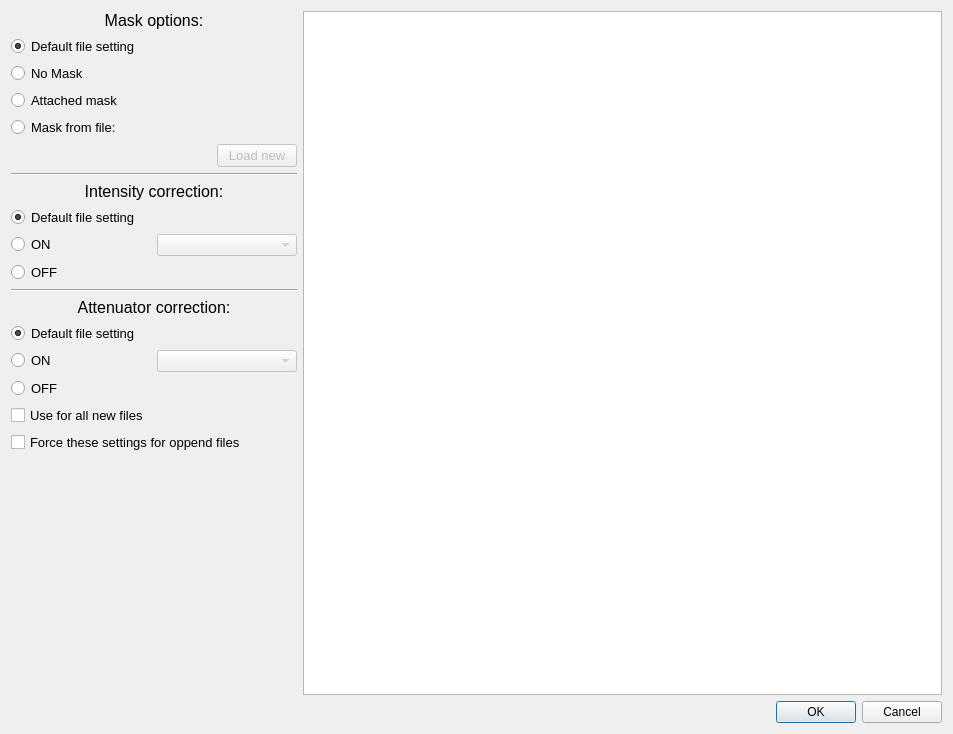
<?xml version="1.0" encoding="UTF-8"?>
<ui version="4.0">
 <class>ImageSetup</class>
 <widget class="QDialog" name="ImageSetup">
  <property name="geometry">
   <rect>
    <x>0</x>
    <y>0</y>
    <width>953</width>
    <height>734</height>
   </rect>
  </property>
  <property name="windowTitle">
   <string>Dialog</string>
  </property>
  <layout class="QVBoxLayout" name="verticalLayout_2">
   <item>
    <layout class="QHBoxLayout" name="horizontalLayout" stretch="0,1">
     <item>
      <layout class="QVBoxLayout" name="verticalLayout">
       <item>
        <widget class="QLabel" name="label">
         <property name="font">
          <font>
           <pointsize>12</pointsize>
          </font>
         </property>
         <property name="text">
          <string>Mask options:</string>
         </property>
         <property name="alignment">
          <set>Qt::AlignCenter</set>
         </property>
        </widget>
       </item>
       <item>
        <layout class="QHBoxLayout" name="horizontalLayout_5">
         <item>
          <widget class="QRadioButton" name="rb_default">
           <property name="font">
            <font>
             <pointsize>10</pointsize>
            </font>
           </property>
           <property name="text">
            <string>Default file setting</string>
           </property>
           <property name="checked">
            <bool>true</bool>
           </property>
           <attribute name="buttonGroup">
            <string notr="true">bg_mask_option</string>
           </attribute>
          </widget>
         </item>
         <item>
          <widget class="QLabel" name="lb_defalut_mask">
           <property name="font">
            <font>
             <pointsize>10</pointsize>
            </font>
           </property>
           <property name="text">
            <string/>
           </property>
          </widget>
         </item>
        </layout>
       </item>
       <item>
        <widget class="QRadioButton" name="rb_no_mask">
         <property name="font">
          <font>
           <pointsize>10</pointsize>
          </font>
         </property>
         <property name="text">
          <string>No Mask</string>
         </property>
         <property name="checked">
          <bool>false</bool>
         </property>
         <attribute name="buttonGroup">
          <string notr="true">bg_mask_option</string>
         </attribute>
        </widget>
       </item>
       <item>
        <widget class="QRadioButton" name="rb_attached">
         <property name="font">
          <font>
           <pointsize>10</pointsize>
          </font>
         </property>
         <property name="text">
          <string>Attached mask</string>
         </property>
         <attribute name="buttonGroup">
          <string notr="true">bg_mask_option</string>
         </attribute>
        </widget>
       </item>
       <item>
        <widget class="QRadioButton" name="rb_file">
         <property name="font">
          <font>
           <pointsize>10</pointsize>
          </font>
         </property>
         <property name="text">
          <string>Mask from file:</string>
         </property>
         <attribute name="buttonGroup">
          <string notr="true">bg_mask_option</string>
         </attribute>
        </widget>
       </item>
       <item>
        <layout class="QHBoxLayout" name="horizontalLayout_2">
         <item>
          <widget class="QLabel" name="lb_mask_file">
           <property name="minimumSize">
            <size>
             <width>200</width>
             <height>0</height>
            </size>
           </property>
           <property name="text">
            <string/>
           </property>
          </widget>
         </item>
         <item>
          <widget class="QPushButton" name="but_load_mask">
           <property name="enabled">
            <bool>false</bool>
           </property>
           <property name="font">
            <font>
             <pointsize>10</pointsize>
            </font>
           </property>
           <property name="text">
            <string>Load new</string>
           </property>
          </widget>
         </item>
        </layout>
       </item>
       <item>
        <widget class="Line" name="line">
         <property name="orientation">
          <enum>Qt::Horizontal</enum>
         </property>
        </widget>
       </item>
       <item>
        <widget class="QLabel" name="label_2">
         <property name="font">
          <font>
           <pointsize>12</pointsize>
          </font>
         </property>
         <property name="text">
          <string>Intensity correction:</string>
         </property>
         <property name="alignment">
          <set>Qt::AlignCenter</set>
         </property>
        </widget>
       </item>
       <item>
        <layout class="QHBoxLayout" name="horizontalLayout_4">
         <item>
          <widget class="QRadioButton" name="rb_inten_deafult">
           <property name="font">
            <font>
             <pointsize>10</pointsize>
            </font>
           </property>
           <property name="text">
            <string>Default file setting</string>
           </property>
           <property name="checked">
            <bool>true</bool>
           </property>
           <attribute name="buttonGroup">
            <string notr="true">bg_intensity</string>
           </attribute>
          </widget>
         </item>
         <item>
          <widget class="QLabel" name="lb_defalut_intensity">
           <property name="font">
            <font>
             <pointsize>10</pointsize>
            </font>
           </property>
           <property name="text">
            <string/>
           </property>
          </widget>
         </item>
        </layout>
       </item>
       <item>
        <layout class="QHBoxLayout" name="horizontalLayout_3">
         <item>
          <widget class="QRadioButton" name="rb_inten_on">
           <property name="font">
            <font>
             <pointsize>10</pointsize>
            </font>
           </property>
           <property name="text">
            <string>ON</string>
           </property>
           <attribute name="buttonGroup">
            <string notr="true">bg_intensity</string>
           </attribute>
          </widget>
         </item>
         <item>
          <widget class="QComboBox" name="cmb_intensity">
           <property name="enabled">
            <bool>false</bool>
           </property>
          </widget>
         </item>
        </layout>
       </item>
       <item>
        <widget class="QRadioButton" name="rb_inten_off">
         <property name="font">
          <font>
           <pointsize>10</pointsize>
          </font>
         </property>
         <property name="text">
          <string>OFF</string>
         </property>
         <attribute name="buttonGroup">
          <string notr="true">bg_intensity</string>
         </attribute>
        </widget>
       </item>
       <item>
        <widget class="Line" name="line_2">
         <property name="orientation">
          <enum>Qt::Horizontal</enum>
         </property>
        </widget>
       </item>
       <item>
        <widget class="QLabel" name="label_4">
         <property name="font">
          <font>
           <pointsize>12</pointsize>
          </font>
         </property>
         <property name="text">
          <string>Attenuator correction:</string>
         </property>
         <property name="alignment">
          <set>Qt::AlignCenter</set>
         </property>
        </widget>
       </item>
       <item>
        <layout class="QHBoxLayout" name="horizontalLayout_7">
         <item>
          <widget class="QRadioButton" name="rb_atten_deafult">
           <property name="font">
            <font>
             <pointsize>10</pointsize>
            </font>
           </property>
           <property name="text">
            <string>Default file setting</string>
           </property>
           <property name="checked">
            <bool>true</bool>
           </property>
           <attribute name="buttonGroup">
            <string notr="true">bg_attenuator</string>
           </attribute>
          </widget>
         </item>
         <item>
          <widget class="QLabel" name="lb_defalut_atten">
           <property name="font">
            <font>
             <pointsize>10</pointsize>
            </font>
           </property>
           <property name="text">
            <string/>
           </property>
          </widget>
         </item>
        </layout>
       </item>
       <item>
        <layout class="QHBoxLayout" name="horizontalLayout_6">
         <item>
          <widget class="QRadioButton" name="rb_atten_on">
           <property name="font">
            <font>
             <pointsize>10</pointsize>
            </font>
           </property>
           <property name="text">
            <string>ON</string>
           </property>
           <attribute name="buttonGroup">
            <string notr="true">bg_attenuator</string>
           </attribute>
          </widget>
         </item>
         <item>
          <widget class="QComboBox" name="cmb_attenuator">
           <property name="enabled">
            <bool>false</bool>
           </property>
          </widget>
         </item>
        </layout>
       </item>
       <item>
        <widget class="QRadioButton" name="rb_atten_off">
         <property name="font">
          <font>
           <pointsize>10</pointsize>
          </font>
         </property>
         <property name="text">
          <string>OFF</string>
         </property>
         <attribute name="buttonGroup">
          <string notr="true">bg_attenuator</string>
         </attribute>
        </widget>
       </item>
       <item>
        <widget class="QCheckBox" name="chk_use_for_new">
         <property name="enabled">
          <bool>true</bool>
         </property>
         <property name="font">
          <font>
           <pointsize>10</pointsize>
          </font>
         </property>
         <property name="text">
          <string>Use for all new files</string>
         </property>
         <property name="checked">
          <bool>false</bool>
         </property>
        </widget>
       </item>
       <item>
        <widget class="QCheckBox" name="chk_force_mask_opened">
         <property name="enabled">
          <bool>true</bool>
         </property>
         <property name="font">
          <font>
           <pointsize>10</pointsize>
          </font>
         </property>
         <property name="text">
          <string>Force these settings for oppend files</string>
         </property>
        </widget>
       </item>
       <item>
        <spacer name="verticalSpacer">
         <property name="orientation">
          <enum>Qt::Vertical</enum>
         </property>
         <property name="sizeHint" stdset="0">
          <size>
           <width>20</width>
           <height>40</height>
          </size>
         </property>
        </spacer>
       </item>
      </layout>
     </item>
     <item>
      <widget class="GraphicsView" name="gv_main">
       <property name="autoFillBackground">
        <bool>false</bool>
       </property>
       <property name="styleSheet">
        <string notr="true"/>
       </property>
      </widget>
     </item>
    </layout>
   </item>
   <item>
    <widget class="QDialogButtonBox" name="bg_ok_cancel">
     <property name="locale">
      <locale language="English" country="UnitedStates"/>
     </property>
     <property name="orientation">
      <enum>Qt::Horizontal</enum>
     </property>
     <property name="standardButtons">
      <set>QDialogButtonBox::Cancel|QDialogButtonBox::Ok</set>
     </property>
    </widget>
   </item>
  </layout>
 </widget>
 <customwidgets>
  <customwidget>
   <class>GraphicsView</class>
   <extends>QGraphicsView</extends>
   <header>pyqtgraph</header>
  </customwidget>
 </customwidgets>
 <resources/>
 <connections>
  <connection>
   <sender>bg_ok_cancel</sender>
   <signal>accepted()</signal>
   <receiver>ImageSetup</receiver>
   <slot>accept()</slot>
   <hints>
    <hint type="sourcelabel">
     <x>248</x>
     <y>254</y>
    </hint>
    <hint type="destinationlabel">
     <x>157</x>
     <y>274</y>
    </hint>
   </hints>
  </connection>
  <connection>
   <sender>bg_ok_cancel</sender>
   <signal>rejected()</signal>
   <receiver>ImageSetup</receiver>
   <slot>reject()</slot>
   <hints>
    <hint type="sourcelabel">
     <x>316</x>
     <y>260</y>
    </hint>
    <hint type="destinationlabel">
     <x>286</x>
     <y>274</y>
    </hint>
   </hints>
  </connection>
 </connections>
 <buttongroups>
  <buttongroup name="bg_mask_option"/>
  <buttongroup name="bg_intensity"/>
  <buttongroup name="bg_attenuator"/>
 </buttongroups>
</ui>
